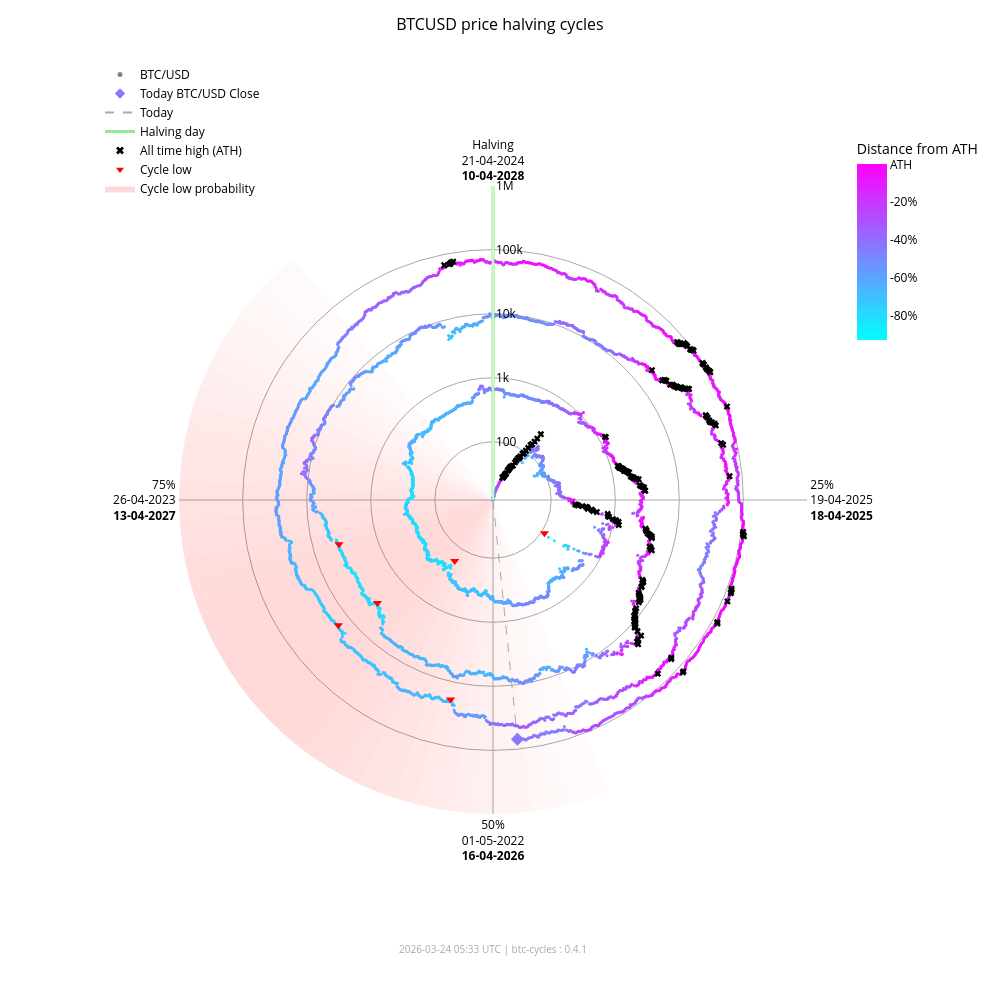

Write notebook code for a chart like this one.
### Markdown cell above
### Interactive chart (plotly)

### Code cell
fig_interactive = btc.plot(
    kind="interactive",
    from_date="2012-11-28",
)
# plotly config for interactivity
config = {"scrollZoom": True, "displayModeBar": True}
# display in notebook
fig_interactive.show(config=config)

### Figure 1 — Plotly figure (JSON) as saved in the notebook; plotly's stock layout.template omitted (floating-point values rounded to 4 significant figures; data arrays with more than 128 entries replaced by an {"elided": "..."} marker saying what was removed)
{"data": [{"fill": "toself", "fillcolor": "rgba(255,0,0,0.017168280509461755)", "hoverinfo": "skip", "line": {"width": 0}, "mode": "lines", "r": [12.35, 1000000, 1000000, 12.35, 12.35], "showlegend": false, "theta": [158.4, 158.4, 162.0, 162.0, 158.4], "type": "scatterpolar"}, {"fill": "toself", "fillcolor": "rgba(255,0,0,0.022114794501891175)", "hoverinfo": "skip", "line": {"width": 0}, "mode": "lines", "r": [12.35, 1000000, 1000000, 12.35, 12.35], "showlegend": false, "theta": [162.0, 162.0, 165.6, 165.6, 162.0], "type": "scatterpolar"}, {"fill": "toself", "fillcolor": "rgba(255,0,0,0.02790404259511669)", "hoverinfo": "skip", "line": {"width": 0}, "mode": "lines", "r": [12.35, 1000000, 1000000, 12.35, 12.35], "showlegend": false, "theta": [165.6, 165.6, 169.2, 169.2, 165.6], "type": "scatterpolar"}, {"fill": "toself", "fillcolor": "rgba(255,0,0,0.034518294852420334)", "hoverinfo": "skip", "line": {"width": 0}, "mode": "lines", "r": [12.35, 1000000, 1000000, 12.35, 12.35], "showlegend": false, "theta": [169.2, 169.2, 172.8, 172.8, 169.2], "type": "scatterpolar"}, {"fill": "toself", "fillcolor": "rgba(255,0,0,0.041901979682821514)", "hoverinfo": "skip", "line": {"width": 0}, "mode": "lines", "r": [12.35, 1000000, 1000000, 12.35, 12.35], "showlegend": false, "theta": [172.8, 172.8, 176.4, 176.4, 172.8], "type": "scatterpolar"}, {"fill": "toself", "fillcolor": "rgba(255,0,0,0.04996405861294358)", "hoverinfo": "skip", "line": {"width": 0}, "mode": "lines", "r": [12.35, 1000000, 1000000, 12.35, 12.35], "showlegend": false, "theta": [176.4, 176.4, 180.0, 180.0, 176.4], "type": "scatterpolar"}, {"fill": "toself", "fillcolor": "rgba(255,0,0,0.05858349692240514)", "hoverinfo": "skip", "line": {"width": 0}, "mode": "lines", "r": [12.35, 1000000, 1000000, 12.35, 12.35], "showlegend": false, "theta": [180.0, 180.0, 183.6, 183.6, 180.0], "type": "scatterpolar"}, {"fill": "toself", "fillcolor": "rgba(255,0,0,0.06761662035375064)", "hoverinfo": "skip", "line": {"width": 0}, "mode": "lines", "r": [12.35, 1000000, 1000000, 12.35, 12.35], "showlegend": false, "theta": [183.6, 183.6, 187.2, 187.2, 183.6], "type": "scatterpolar"}, {"fill": "toself", "fillcolor": "rgba(255,0,0,0.07690481219944661)", "hoverinfo": "skip", "line": {"width": 0}, "mode": "lines", "r": [12.35, 1000000, 1000000, 12.35, 12.35], "showlegend": false, "theta": [187.2, 187.2, 190.8, 190.8, 187.2], "type": "scatterpolar"}, {"fill": "toself", "fillcolor": "rgba(255,0,0,0.08628112000611096)", "hoverinfo": "skip", "line": {"width": 0}, "mode": "lines", "r": [12.35, 1000000, 1000000, 12.35, 12.35], "showlegend": false, "theta": [190.8, 190.8, 194.4, 194.4, 190.8], "type": "scatterpolar"}, {"fill": "toself", "fillcolor": "rgba(255,0,0,0.09557490841018089)", "hoverinfo": "skip", "line": {"width": 0}, "mode": "lines", "r": [12.35, 1000000, 1000000, 12.35, 12.35], "showlegend": false, "theta": [194.4, 194.4, 198.0, 198.0, 194.4], "type": "scatterpolar"}, {"fill": "toself", "fillcolor": "rgba(255,0,0,0.10461455782963762)", "hoverinfo": "skip", "line": {"width": 0}, "mode": "lines", "r": [12.35, 1000000, 1000000, 12.35, 12.35], "showlegend": false, "theta": [198.0, 198.0, 201.6, 201.6, 198.0], "type": "scatterpolar"}, {"fill": "toself", "fillcolor": "rgba(255,0,0,0.11322908719652829)", "hoverinfo": "skip", "line": {"width": 0}, "mode": "lines", "r": [12.35, 1000000, 1000000, 12.35, 12.35], "showlegend": false, "theta": [201.6, 201.6, 205.2, 205.2, 201.6], "type": "scatterpolar"}, {"fill": "toself", "fillcolor": "rgba(255,0,0,0.12125015337052986)", "hoverinfo": "skip", "line": {"width": 0}, "mode": "lines", "r": [12.35, 1000000, 1000000, 12.35, 12.35], "showlegend": false, "theta": [205.2, 205.2, 208.8, 208.8, 205.2], "type": "scatterpolar"}, {"fill": "toself", "fillcolor": "rgba(255,0,0,0.12851590515331976)", "hoverinfo": "skip", "line": {"width": 0}, "mode": "lines", "r": [12.35, 1000000, 1000000, 12.35, 12.35], "showlegend": false, "theta": [208.8, 208.8, 212.4, 212.4, 208.8], "type": "scatterpolar"}, {"fill": "toself", "fillcolor": "rgba(255,0,0,0.13487757461161184)", "hoverinfo": "skip", "line": {"width": 0}, "mode": "lines", "r": [12.35, 1000000, 1000000, 12.35, 12.35], "showlegend": false, "theta": [212.4, 212.4, 216.0, 216.0, 212.4], "type": "scatterpolar"}, {"fill": "toself", "fillcolor": "rgba(255,0,0,0.14020862181849592)", "hoverinfo": "skip", "line": {"width": 0}, "mode": "lines", "r": [12.35, 1000000, 1000000, 12.35, 12.35], "showlegend": false, "theta": [216.0, 216.0, 219.6, 219.6, 216.0], "type": "scatterpolar"}, {"fill": "toself", "fillcolor": "rgba(255,0,0,0.14441504950654527)", "hoverinfo": "skip", "line": {"width": 0}, "mode": "lines", "r": [12.35, 1000000, 1000000, 12.35, 12.35], "showlegend": false, "theta": [219.6, 219.6, 223.2, 223.2, 219.6], "type": "scatterpolar"}, {"fill": "toself", "fillcolor": "rgba(255,0,0,0.14744459351271713)", "hoverinfo": "skip", "line": {"width": 0}, "mode": "lines", "r": [12.35, 1000000, 1000000, 12.35, 12.35], "showlegend": false, "theta": [223.2, 223.2, 226.8, 226.8, 223.2], "type": "scatterpolar"}, {"fill": "toself", "fillcolor": "rgba(255,0,0,0.14929223192296423)", "hoverinfo": "skip", "line": {"width": 0}, "mode": "lines", "r": [12.35, 1000000, 1000000, 12.35, 12.35], "showlegend": false, "theta": [226.8, 226.8, 230.4, 230.4, 226.8], "type": "scatterpolar"}, {"fill": "toself", "fillcolor": "rgba(255,0,0,0.15)", "hoverinfo": "skip", "line": {"width": 0}, "mode": "lines", "r": [12.35, 1000000, 1000000, 12.35, 12.35], "showlegend": false, "theta": [230.4, 230.4, 234.0, 234.0, 230.4], "type": "scatterpolar"}, {"fill": "toself", "fillcolor": "rgba(255,0,0,0.14965033825231114)", "hoverinfo": "skip", "line": {"width": 0}, "mode": "lines", "r": [12.35, 1000000, 1000000, 12.35, 12.35], "showlegend": false, "theta": [234.0, 234.0, 237.6, 237.6, 234.0], "type": "scatterpolar"}, {"fill": "toself", "fillcolor": "rgba(255,0,0,0.14835378057909807)", "hoverinfo": "skip", "line": {"width": 0}, "mode": "lines", "r": [12.35, 1000000, 1000000, 12.35, 12.35], "showlegend": false, "theta": [237.6, 237.6, 241.2, 241.2, 237.6], "type": "scatterpolar"}, {"fill": "toself", "fillcolor": "rgba(255,0,0,0.14623322283554635)", "hoverinfo": "skip", "line": {"width": 0}, "mode": "lines", "r": [12.35, 1000000, 1000000, 12.35, 12.35], "showlegend": false, "theta": [241.2, 241.2, 244.8, 244.8, 241.2], "type": "scatterpolar"}, {"fill": "toself", "fillcolor": "rgba(255,0,0,0.1434078538226231)", "hoverinfo": "skip", "line": {"width": 0}, "mode": "lines", "r": [12.35, 1000000, 1000000, 12.35, 12.35], "showlegend": false, "theta": [244.8, 244.8, 248.4, 248.4, 244.8], "type": "scatterpolar"}, {"fill": "toself", "fillcolor": "rgba(255,0,0,0.13997983179373427)", "hoverinfo": "skip", "line": {"width": 0}, "mode": "lines", "r": [12.35, 1000000, 1000000, 12.35, 12.35], "showlegend": false, "theta": [248.4, 248.4, 252.0, 252.0, 248.4], "type": "scatterpolar"}, {"fill": "toself", "fillcolor": "rgba(255,0,0,0.13602598258454268)", "hoverinfo": "skip", "line": {"width": 0}, "mode": "lines", "r": [12.35, 1000000, 1000000, 12.35, 12.35], "showlegend": false, "theta": [252.0, 252.0, 255.6, 255.6, 252.0], "type": "scatterpolar"}, {"fill": "toself", "fillcolor": "rgba(255,0,0,0.13159547355344953)", "hoverinfo": "skip", "line": {"width": 0}, "mode": "lines", "r": [12.35, 1000000, 1000000, 12.35, 12.35], "showlegend": false, "theta": [255.6, 255.6, 259.2, 259.2, 255.6], "type": "scatterpolar"}, {"fill": "toself", "fillcolor": "rgba(255,0,0,0.12671301775492697)", "hoverinfo": "skip", "line": {"width": 0}, "mode": "lines", "r": [12.35, 1000000, 1000000, 12.35, 12.35], "showlegend": false, "theta": [259.2, 259.2, 262.8, 262.8, 259.2], "type": "scatterpolar"}, {"fill": "toself", "fillcolor": "rgba(255,0,0,0.12138610149219965)", "hoverinfo": "skip", "line": {"width": 0}, "mode": "lines", "r": [12.35, 1000000, 1000000, 12.35, 12.35], "showlegend": false, "theta": [262.8, 262.8, 266.4, 266.4, 262.8], "type": "scatterpolar"}, {"fill": "toself", "fillcolor": "rgba(255,0,0,0.1156142551644921)", "hoverinfo": "skip", "line": {"width": 0}, "mode": "lines", "r": [12.35, 1000000, 1000000, 12.35, 12.35], "showlegend": false, "theta": [266.4, 266.4, 270.0, 270.0, 266.4], "type": "scatterpolar"}, {"fill": "toself", "fillcolor": "rgba(255,0,0,0.10939851441251548)", "hoverinfo": "skip", "line": {"width": 0}, "mode": "lines", "r": [12.35, 1000000, 1000000, 12.35, 12.35], "showlegend": false, "theta": [270.0, 270.0, 273.6, 273.6, 270.0], "type": "scatterpolar"}, {"fill": "toself", "fillcolor": "rgba(255,0,0,0.10274974912946185)", "hoverinfo": "skip", "line": {"width": 0}, "mode": "lines", "r": [12.35, 1000000, 1000000, 12.35, 12.35], "showlegend": false, "theta": [273.6, 273.6, 277.2, 277.2, 273.6], "type": "scatterpolar"}, {"fill": "toself", "fillcolor": "rgba(255,0,0,0.09569517349791425)", "hoverinfo": "skip", "line": {"width": 0}, "mode": "lines", "r": [12.35, 1000000, 1000000, 12.35, 12.35], "showlegend": false, "theta": [277.2, 277.2, 280.8, 280.8, 277.2], "type": "scatterpolar"}, {"fill": "toself", "fillcolor": "rgba(255,0,0,0.08828282625646727)", "hoverinfo": "skip", "line": {"width": 0}, "mode": "lines", "r": [12.35, 1000000, 1000000, 12.35, 12.35], "showlegend": false, "theta": [280.8, 280.8, 284.4, 284.4, 280.8], "type": "scatterpolar"}, {"fill": "toself", "fillcolor": "rgba(255,0,0,0.08058400018765345)", "hoverinfo": "skip", "line": {"width": 0}, "mode": "lines", "r": [12.35, 1000000, 1000000, 12.35, 12.35], "showlegend": false, "theta": [284.4, 284.4, 288.0, 288.0, 284.4], "type": "scatterpolar"}, {"fill": "toself", "fillcolor": "rgba(255,0,0,0.07269354608292704)", "hoverinfo": "skip", "line": {"width": 0}, "mode": "lines", "r": [12.35, 1000000, 1000000, 12.35, 12.35], "showlegend": false, "theta": [288.0, 288.0, 291.6, 291.6, 288.0], "type": "scatterpolar"}, {"fill": "toself", "fillcolor": "rgba(255,0,0,0.06472784449068783)", "hoverinfo": "skip", "line": {"width": 0}, "mode": "lines", "r": [12.35, 1000000, 1000000, 12.35, 12.35], "showlegend": false, "theta": [291.6, 291.6, 295.2, 295.2, 291.6], "type": "scatterpolar"}, {"fill": "toself", "fillcolor": "rgba(255,0,0,0.05682021976743955)", "hoverinfo": "skip", "line": {"width": 0}, "mode": "lines", "r": [12.35, 1000000, 1000000, 12.35, 12.35], "showlegend": false, "theta": [295.2, 295.2, 298.8, 298.8, 295.2], "type": "scatterpolar"}, {"fill": "toself", "fillcolor": "rgba(255,0,0,0.04911378436707333)", "hoverinfo": "skip", "line": {"width": 0}, "mode": "lines", "r": [12.35, 1000000, 1000000, 12.35, 12.35], "showlegend": false, "theta": [298.8, 298.8, 302.4, 302.4, 298.8], "type": "scatterpolar"}, {"fill": "toself", "fillcolor": "rgba(255,0,0,0.04175213714896469)", "hoverinfo": "skip", "line": {"width": 0}, "mode": "lines", "r": [12.35, 1000000, 1000000, 12.35, 12.35], "showlegend": false, "theta": [302.4, 302.4, 306.0, 306.0, 302.4], "type": "scatterpolar"}, {"fill": "toself", "fillcolor": "rgba(255,0,0,0.034868865657538876)", "hoverinfo": "skip", "line": {"width": 0}, "mode": "lines", "r": [12.35, 1000000, 1000000, 12.35, 12.35], "showlegend": false, "theta": [306.0, 306.0, 309.6, 309.6, 306.0], "type": "scatterpolar"}, {"fill": "toself", "fillcolor": "rgba(255,0,0,0.02857722515334582)", "hoverinfo": "skip", "line": {"width": 0}, "mode": "lines", "r": [12.35, 1000000, 1000000, 12.35, 12.35], "showlegend": false, "theta": [309.6, 309.6, 313.2, 313.2, 309.6], "type": "scatterpolar"}, {"fill": "toself", "fillcolor": "rgba(255,0,0,0.022961515313555197)", "hoverinfo": "skip", "line": {"width": 0}, "mode": "lines", "r": [12.35, 1000000, 1000000, 12.35, 12.35], "showlegend": false, "theta": [313.2, 313.2, 316.8, 316.8, 313.2], "type": "scatterpolar"}, {"fill": "toself", "fillcolor": "rgba(255,0,0,0.01807146942917362)", "hoverinfo": "skip", "line": {"width": 0}, "mode": "lines", "r": [12.35, 1000000, 1000000, 12.35, 12.35], "showlegend": false, "theta": [316.8, 316.8, 320.4, 320.4, 316.8], "type": "scatterpolar"}, {"hoverinfo": "text", "marker": {"color": {"elided": "4865 str values"}, "size": 3}, "mode": "markers", "r": {"elided": "4865 float values"}, "showlegend": false, "text": {"elided": "4865 str values"}, "theta": {"elided": "4865 float values"}, "type": "scatterpolar"}, {"hoverinfo": "skip", "line": {"color": "lightgreen", "width": 3}, "mode": "lines", "r": [12.35, 1000000], "showlegend": false, "theta": [0, 0], "type": "scatterpolar"}, {"hoverinfo": "skip", "line": {"color": "darkgrey", "dash": "dash", "width": 1}, "mode": "lines", "r": [12.35, 70170.0], "showlegend": false, "theta": [174.2, 174.2], "type": "scatterpolar"}, {"hoverinfo": "text", "marker": {"color": "#8778ff", "size": 10, "symbol": "diamond"}, "mode": "markers", "r": [70170.0], "showlegend": false, "text": ["Today<br>Date: 2026-03-24<br>Price: $70,172.07"], "theta": [174.2], "type": "scatterpolar"}, {"hoverinfo": "text", "marker": {"color": "black", "size": 6, "symbol": "x"}, "mode": "markers", "r": {"elided": "195 float values"}, "showlegend": false, "text": {"elided": "195 str values"}, "theta": {"elided": "195 float values"}, "type": "scatterpolar"}, {"hoverinfo": "text", "marker": {"color": "red", "size": 8, "symbol": "triangle-down"}, "mode": "markers", "r": [111.6, 164.9, 3233.0, 3925.0, 18950.0, 15760.0], "showlegend": false, "text": ["Cycle Low<br>Date: 2014-02-21<br>Price: $111.56<br>ATH distance: -91.0%", "Cycle Low<br>Date: 2015-01-14<br>Price: $164.92<br>ATH distance: -86.7%", "Cycle Low<br>Date: 2018-12-15<br>Price: $3,232.51<br>ATH distance: -83.3%", "Cycle Low<br>Date: 2019-03-25<br>Price: $3,924.55<br>ATH distance: -79.7%", "Cycle Low<br>Date: 2022-06-18<br>Price: $18,954.25<br>ATH distance: -71.9%", "Cycle Low<br>Date: 2022-11-21<br>Price: $15,760.19<br>ATH distance: -76.7%"], "theta": [122.8, 212.1, 228.3, 254.0, 192.0, 231.0], "type": "scatterpolar"}, {"marker": {"color": "grey", "size": 5}, "mode": "markers", "name": "BTC/USD", "r": [null], "theta": [null], "type": "scatterpolar"}, {"marker": {"color": "#8778ff", "size": 8, "symbol": "diamond"}, "mode": "markers", "name": "Today BTC/USD Close", "r": [null], "theta": [null], "type": "scatterpolar"}, {"line": {"color": "darkgrey", "dash": "dash"}, "mode": "lines", "name": "Today", "r": [null], "theta": [null], "type": "scatterpolar"}, {"line": {"color": "lightgreen", "width": 3}, "mode": "lines", "name": "Halving day", "r": [null], "theta": [null], "type": "scatterpolar"}, {"marker": {"color": "black", "size": 7, "symbol": "x"}, "mode": "markers", "name": "All time high (ATH)", "r": [null], "theta": [null], "type": "scatterpolar"}, {"marker": {"color": "red", "size": 7, "symbol": "triangle-down"}, "mode": "markers", "name": "Cycle low", "r": [null], "theta": [null], "type": "scatterpolar"}, {"fill": "toself", "fillcolor": "rgba(255,0,0,0.15)", "line": {"width": 0}, "mode": "lines", "name": "Cycle low probability", "r": [null], "theta": [null], "type": "scatterpolar"}, {"hoverinfo": "skip", "marker": {"cmax": 0, "cmin": -0.9307, "color": [0], "colorbar": {"len": 0.25, "ticktext": ["ATH", "-20%", "-40%", "-60%", "-80%", "-100%"], "tickvals": [0, -0.2, -0.4, -0.6, -0.8, -1.0], "title": {"text": "Distance from ATH"}, "x": 0.95, "y": 0.92, "yanchor": "top"}, "colorscale": {"elided": "256x2 mixed values"}, "showscale": true, "size": 0}, "mode": "markers", "r": [null], "showlegend": false, "theta": [null], "type": "scatterpolar"}], "layout": {"annotations": [{"font": {"color": "darkgrey", "size": 10}, "showarrow": false, "text": "2026-03-24 05:33 UTC | btc-cycles : 0.4.1", "x": 0.5, "xref": "paper", "y": -0.02, "yref": "paper"}], "font": {"color": "black"}, "height": 1000, "legend": {"bgcolor": "rgba(0,0,0,0)", "font": {"color": "black"}, "x": 0.0, "y": 1.0}, "margin": {"b": 60, "l": 100, "r": 80, "t": 60}, "paper_bgcolor": "white", "plot_bgcolor": "white", "polar": {"angularaxis": {"color": "black", "direction": "clockwise", "gridcolor": "darkgrey", "rotation": 90, "ticktext": ["Halving<br>21-04-2024<br><b>10-04-2028</b>", "25%<br>19-04-2025<br><b>18-04-2025</b>", "50%<br>01-05-2022<br><b>16-04-2026</b>", "75%<br>26-04-2023<br><b>13-04-2027</b>"], "tickvals": [0, 90, 180, 270]}, "bgcolor": "white", "domain": {"x": [0.1, 0.9], "y": [0.05, 0.95]}, "radialaxis": {"angle": 90, "color": "black", "gridcolor": "darkgrey", "range": [1.092, 6.0], "tickangle": 90, "ticktext": ["100", "1k", "10k", "100k", "1M"], "tickvals": [100, 1000, 10000, 100000, 1000000], "type": "log"}}, "title": {"font": {"color": "black", "size": 16}, "text": "BTCUSD price halving cycles", "x": 0.5}, "width": 1000}}
